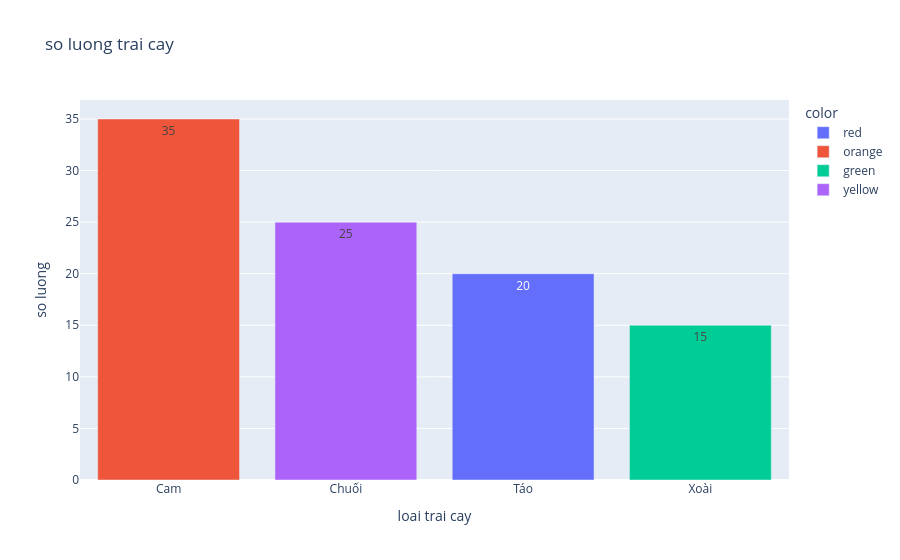

Here is the notebook cell this chart was saved with:
### Code cell
fig = px.bar(
    x = c,
    y = q,
    labels = {'x' : 'loai trai cay', 'y': 'so luong'},

    title = 'so luong trai cay',
    text_auto = True,
    color = co
)
fig.update_layout(xaxis=({'categoryorder':'total descending'}))
fig.show()

### Figure 1 — Plotly figure (JSON) as saved in the notebook; plotly's stock layout.template omitted (floating-point values rounded to 4 significant figures)
{"data": [{"hovertemplate": "color=red<br>loai trai cay=%{x}<br>so luong=%{y}<extra></extra>", "legendgroup": "red", "marker": {"color": "#636efa", "pattern": {"shape": ""}}, "name": "red", "orientation": "v", "showlegend": true, "textposition": "auto", "texttemplate": "%{y}", "type": "bar", "x": ["Táo"], "xaxis": "x", "y": [20], "yaxis": "y"}, {"hovertemplate": "color=orange<br>loai trai cay=%{x}<br>so luong=%{y}<extra></extra>", "legendgroup": "orange", "marker": {"color": "#EF553B", "pattern": {"shape": ""}}, "name": "orange", "orientation": "v", "showlegend": true, "textposition": "auto", "texttemplate": "%{y}", "type": "bar", "x": ["Cam"], "xaxis": "x", "y": [35], "yaxis": "y"}, {"hovertemplate": "color=green<br>loai trai cay=%{x}<br>so luong=%{y}<extra></extra>", "legendgroup": "green", "marker": {"color": "#00cc96", "pattern": {"shape": ""}}, "name": "green", "orientation": "v", "showlegend": true, "textposition": "auto", "texttemplate": "%{y}", "type": "bar", "x": ["Xoài"], "xaxis": "x", "y": [15], "yaxis": "y"}, {"hovertemplate": "color=yellow<br>loai trai cay=%{x}<br>so luong=%{y}<extra></extra>", "legendgroup": "yellow", "marker": {"color": "#ab63fa", "pattern": {"shape": ""}}, "name": "yellow", "orientation": "v", "showlegend": true, "textposition": "auto", "texttemplate": "%{y}", "type": "bar", "x": ["Chuối"], "xaxis": "x", "y": [25], "yaxis": "y"}], "layout": {"barmode": "relative", "legend": {"title": {"text": "color"}, "tracegroupgap": 0}, "title": {"text": "so luong trai cay"}, "xaxis": {"anchor": "y", "categoryorder": "total descending", "domain": [0, 1], "title": {"text": "loai trai cay"}}, "yaxis": {"anchor": "x", "domain": [0, 1], "title": {"text": "so luong"}}}}
